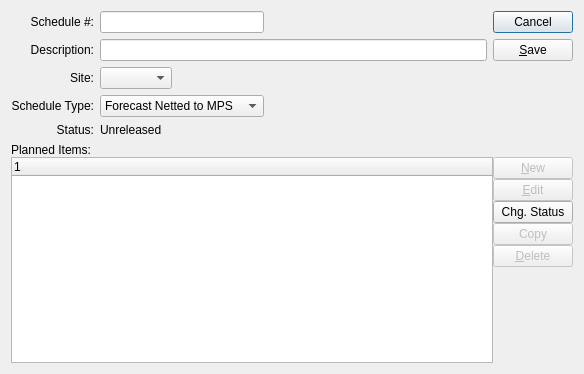
<?xml version="1.0" encoding="UTF-8"?>
<ui version="4.0">
 <comment>This file is part of the xtmfg Package for xTuple ERP,
and is Copyright (c) 1999-2017 by OpenMFG LLC, d/b/a xTuple.  It
is licensed to you under the xTuple End-User License Agreement (&quot;the
EULA&quot;), the full text of which is available at www.xtuple.com/EULA.
While the EULA gives you access to source code and encourages your
involvement in the development process, this Package is not free
software.  By using this software, you agree to be bound by the
terms of the EULA.</comment>
 <class>plannedSchedule</class>
 <widget class="QDialog" name="plannedSchedule">
  <property name="geometry">
   <rect>
    <x>0</x>
    <y>0</y>
    <width>584</width>
    <height>374</height>
   </rect>
  </property>
  <property name="windowTitle">
   <string>Production Plan</string>
  </property>
  <layout class="QVBoxLayout">
   <item>
    <layout class="QGridLayout">
     <item row="0" column="0">
      <layout class="QGridLayout">
       <item row="2" column="1" colspan="2">
        <widget class="WComboBox" name="_warehouse"/>
       </item>
       <item row="2" column="5" rowspan="2">
        <widget class="DateCluster" name="_dates"/>
       </item>
       <item row="2" column="3" colspan="2">
        <spacer>
         <property name="orientation">
          <enum>Qt::Horizontal</enum>
         </property>
         <property name="sizeHint" stdset="0">
          <size>
           <width>86</width>
           <height>20</height>
          </size>
         </property>
        </spacer>
       </item>
       <item row="4" column="0">
        <widget class="QLabel" name="_statusLit">
         <property name="text">
          <string>Status:</string>
         </property>
         <property name="alignment">
          <set>Qt::AlignRight|Qt::AlignTrailing|Qt::AlignVCenter</set>
         </property>
        </widget>
       </item>
       <item row="1" column="0">
        <widget class="QLabel" name="_descripLit">
         <property name="text">
          <string>Description:</string>
         </property>
         <property name="alignment">
          <set>Qt::AlignRight|Qt::AlignTrailing|Qt::AlignVCenter</set>
         </property>
         <property name="buddy">
          <cstring>_descrip</cstring>
         </property>
        </widget>
       </item>
       <item row="4" column="1" colspan="4">
        <widget class="QLabel" name="_status">
         <property name="text">
          <string>Unreleased</string>
         </property>
        </widget>
       </item>
       <item row="0" column="0">
        <widget class="QLabel" name="_numberLit">
         <property name="text">
          <string>Schedule #:</string>
         </property>
         <property name="alignment">
          <set>Qt::AlignRight|Qt::AlignTrailing|Qt::AlignVCenter</set>
         </property>
         <property name="buddy">
          <cstring>_number</cstring>
         </property>
        </widget>
       </item>
       <item row="2" column="0">
        <widget class="QLabel" name="_warehouseLit">
         <property name="text">
          <string>Site:</string>
         </property>
         <property name="alignment">
          <set>Qt::AlignRight|Qt::AlignTrailing|Qt::AlignVCenter</set>
         </property>
         <property name="buddy">
          <cstring>_warehouse</cstring>
         </property>
        </widget>
       </item>
       <item row="1" column="1" colspan="5">
        <widget class="QLineEdit" name="_descrip"/>
       </item>
       <item row="0" column="1" colspan="4">
        <widget class="QLineEdit" name="_number"/>
       </item>
       <item row="0" column="5">
        <spacer>
         <property name="orientation">
          <enum>Qt::Horizontal</enum>
         </property>
         <property name="sizeHint" stdset="0">
          <size>
           <width>159</width>
           <height>20</height>
          </size>
         </property>
        </spacer>
       </item>
       <item row="3" column="0">
        <widget class="QLabel" name="_schedtypLit">
         <property name="text">
          <string>Schedule Type:</string>
         </property>
         <property name="alignment">
          <set>Qt::AlignRight|Qt::AlignTrailing|Qt::AlignVCenter</set>
         </property>
         <property name="buddy">
          <cstring>_schedtype</cstring>
         </property>
        </widget>
       </item>
       <item row="3" column="1" colspan="4">
        <widget class="QComboBox" name="_schedtype">
         <property name="sizePolicy">
          <sizepolicy hsizetype="Preferred" vsizetype="Expanding">
           <horstretch>0</horstretch>
           <verstretch>0</verstretch>
          </sizepolicy>
         </property>
         <property name="minimumSize">
          <size>
           <width>100</width>
           <height>0</height>
          </size>
         </property>
         <property name="currentIndex">
          <number>1</number>
         </property>
         <item>
          <property name="text">
           <string>Forecast Reporting</string>
          </property>
         </item>
         <item>
          <property name="text">
           <string>Forecast Netted to MPS</string>
          </property>
         </item>
         <item>
          <property name="text">
           <string>Cumulative MPS</string>
          </property>
         </item>
        </widget>
       </item>
      </layout>
     </item>
     <item row="0" column="1">
      <layout class="QVBoxLayout">
       <item>
        <widget class="QPushButton" name="_cancel">
         <property name="text">
          <string>Cancel</string>
         </property>
        </widget>
       </item>
       <item>
        <widget class="QPushButton" name="_save">
         <property name="text">
          <string>&amp;Save</string>
         </property>
        </widget>
       </item>
       <item>
        <spacer>
         <property name="orientation">
          <enum>Qt::Vertical</enum>
         </property>
         <property name="sizeType">
          <enum>QSizePolicy::Expanding</enum>
         </property>
         <property name="sizeHint" stdset="0">
          <size>
           <width>20</width>
           <height>40</height>
          </size>
         </property>
        </spacer>
       </item>
      </layout>
     </item>
    </layout>
   </item>
   <item>
    <widget class="QFrame" name="frame">
     <property name="sizePolicy">
      <sizepolicy hsizetype="Preferred" vsizetype="Expanding">
       <horstretch>0</horstretch>
       <verstretch>1</verstretch>
      </sizepolicy>
     </property>
     <property name="frameShape">
      <enum>QFrame::NoFrame</enum>
     </property>
     <property name="frameShadow">
      <enum>QFrame::Plain</enum>
     </property>
     <layout class="QVBoxLayout">
      <property name="spacing">
       <number>0</number>
      </property>
      <property name="margin">
       <number>0</number>
      </property>
      <item>
       <widget class="QLabel" name="_listLit">
        <property name="text">
         <string>Planned Items:</string>
        </property>
        <property name="buddy">
         <cstring>_list</cstring>
        </property>
       </widget>
      </item>
      <item>
       <layout class="QHBoxLayout">
        <item>
         <widget class="XTreeWidget" name="_list"/>
        </item>
        <item>
         <layout class="QVBoxLayout">
          <item>
           <widget class="QPushButton" name="_new">
            <property name="enabled">
             <bool>false</bool>
            </property>
            <property name="text">
             <string>&amp;New</string>
            </property>
           </widget>
          </item>
          <item>
           <widget class="QPushButton" name="_edit">
            <property name="enabled">
             <bool>false</bool>
            </property>
            <property name="text">
             <string>&amp;Edit</string>
            </property>
           </widget>
          </item>
          <item>
           <widget class="QPushButton" name="_actinact">
            <property name="text">
             <string>Chg. Status</string>
            </property>
           </widget>
          </item>
          <item>
           <widget class="QPushButton" name="_copy">
            <property name="enabled">
             <bool>false</bool>
            </property>
            <property name="text">
             <string>Copy</string>
            </property>
           </widget>
          </item>
          <item>
           <widget class="QPushButton" name="_delete">
            <property name="enabled">
             <bool>false</bool>
            </property>
            <property name="text">
             <string>&amp;Delete</string>
            </property>
           </widget>
          </item>
          <item>
           <spacer>
            <property name="orientation">
             <enum>Qt::Vertical</enum>
            </property>
            <property name="sizeHint" stdset="0">
             <size>
              <width>20</width>
              <height>40</height>
             </size>
            </property>
           </spacer>
          </item>
         </layout>
        </item>
       </layout>
      </item>
     </layout>
    </widget>
   </item>
  </layout>
 </widget>
 <customwidgets>
  <customwidget>
   <class>DateCluster</class>
   <extends>QWidget</extends>
   <header>datecluster.h</header>
  </customwidget>
  <customwidget>
   <class>WComboBox</class>
   <extends>XComboBox</extends>
   <header>wcombobox.h</header>
  </customwidget>
  <customwidget>
   <class>XComboBox</class>
   <extends>QComboBox</extends>
   <header>xcombobox.h</header>
  </customwidget>
  <customwidget>
   <class>XTreeWidget</class>
   <extends>QTreeWidget</extends>
   <header>xtreewidget.h</header>
   <container>1</container>
  </customwidget>
 </customwidgets>
 <tabstops>
  <tabstop>_number</tabstop>
  <tabstop>_descrip</tabstop>
  <tabstop>_warehouse</tabstop>
  <tabstop>_schedtype</tabstop>
  <tabstop>_dates</tabstop>
  <tabstop>_list</tabstop>
  <tabstop>_new</tabstop>
  <tabstop>_edit</tabstop>
  <tabstop>_copy</tabstop>
  <tabstop>_delete</tabstop>
  <tabstop>_save</tabstop>
  <tabstop>_cancel</tabstop>
 </tabstops>
 <resources/>
 <connections>
  <connection>
   <sender>_list</sender>
   <signal>valid(bool)</signal>
   <receiver>_edit</receiver>
   <slot>setEnabled(bool)</slot>
   <hints>
    <hint type="sourcelabel">
     <x>386</x>
     <y>202</y>
    </hint>
    <hint type="destinationlabel">
     <x>423</x>
     <y>196</y>
    </hint>
   </hints>
  </connection>
  <connection>
   <sender>_list</sender>
   <signal>valid(bool)</signal>
   <receiver>_delete</receiver>
   <slot>setEnabled(bool)</slot>
   <hints>
    <hint type="sourcelabel">
     <x>376</x>
     <y>241</y>
    </hint>
    <hint type="destinationlabel">
     <x>495</x>
     <y>295</y>
    </hint>
   </hints>
  </connection>
  <connection>
   <sender>_list</sender>
   <signal>itemSelected(int)</signal>
   <receiver>_edit</receiver>
   <slot>animateClick()</slot>
   <hints>
    <hint type="sourcelabel">
     <x>353</x>
     <y>215</y>
    </hint>
    <hint type="destinationlabel">
     <x>487</x>
     <y>193</y>
    </hint>
   </hints>
  </connection>
  <connection>
   <sender>_list</sender>
   <signal>valid(bool)</signal>
   <receiver>_copy</receiver>
   <slot>setEnabled(bool)</slot>
   <hints>
    <hint type="sourcelabel">
     <x>313</x>
     <y>224</y>
    </hint>
    <hint type="destinationlabel">
     <x>421</x>
     <y>224</y>
    </hint>
   </hints>
  </connection>
  <connection>
   <sender>_list</sender>
   <signal>valid(bool)</signal>
   <receiver>_actinact</receiver>
   <slot>setEnabled(bool)</slot>
   <hints>
    <hint type="sourcelabel">
     <x>229</x>
     <y>273</y>
    </hint>
    <hint type="destinationlabel">
     <x>513</x>
     <y>269</y>
    </hint>
   </hints>
  </connection>
 </connections>
</ui>
